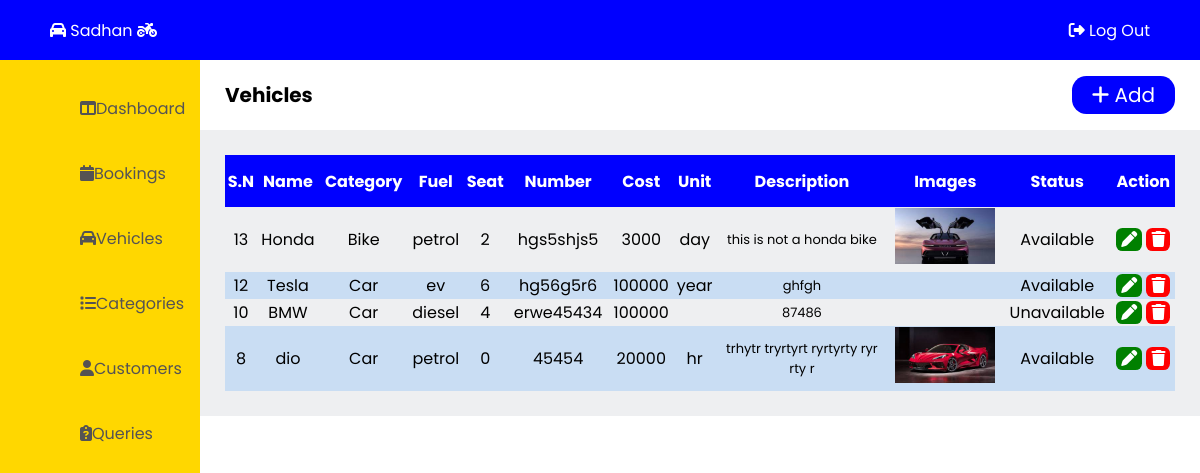
Before: /admin/vehicles.php with the older database file.
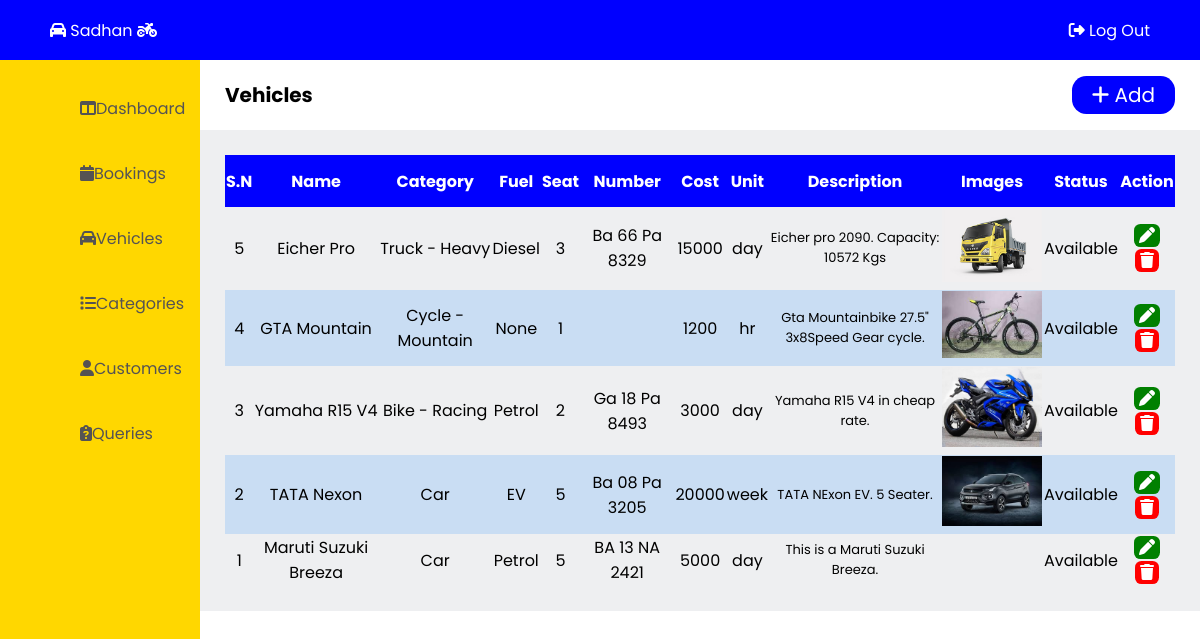
After: the same page with the newer database file.
### tables this page shows
CREATE TABLE `vehicles` (
  `v_id` int(11) NOT NULL,
  `v_name` varchar(50) NOT NULL,
  `v_type` varchar(50) NOT NULL,
  `v_fuel` varchar(20) NOT NULL,
  `v_seat` int(100) NOT NULL,
  `v_number` varchar(30) DEFAULT NULL,
  `v_cost` int(20) NOT NULL,
  `v_cunit` varchar(50) NOT NULL,
  `v_image1` varchar(500) NOT NULL,
  `v_image2` varchar(500) NOT NULL,
  `v_image3` varchar(500) NOT NULL,
  `v_description` varchar(200) NOT NULL,
  `v_status` varchar(20) NOT NULL
);

### admin/vehicles.php (the view, shortened to what this page needs)
<!DOCTYPE html>
<html lang="en">
<head>
  <link rel="stylesheet" href="admin-css\admin-style.css"/>
</head>
<body>
  <?php
    include "admin-container\admin-header.php";
  ?>
  <?php
    include "admin-container\admin-leftbar.php";
  ?>
  <main class="main">
    <section class="title">
      <p>Vehicles</p>
      <div class="add-btn">
        <a href="add-vehicles.php"><i class="fa-solid fa-plus"></i> Add</a>
      </div>
    </section>
    <div class="vehicle-table">
      <table>
        <tr>
          <th>S.N</th>
          <th>Name</th>
          <th>Category</th>
          <th>Fuel</th>
          <th>Seat</th>
          <th>Number</th>
          <th>Cost</th>
          <th>Unit</th>
          <th>Description</th>
          <th>Images</th>
          <th>Status</th>
          <th>Action</th>
        </tr>
<?php
    $qry = "SELECT * FROM vehicles ORDER BY v_id DESC";
    include 'admin-container/db_connection.php';
    $result = mysqli_query($con, $qry);
?>
        <?php while($row = mysqli_fetch_assoc($result)){  ?>
          <tr>
            <td><?php echo $row['v_id'];?></td>
            <td><?php echo $row['v_name'];?></td>
            <td><?php echo $row['v_type'];?></td>
            <td><?php echo $row['v_fuel'];?></td>
            <td><?php echo $row['v_seat'];?></td>
            <td><?php echo $row['v_number'];?></td>
            <td><?php echo $row['v_cost'];?></td>
            <td><?php echo $row['v_cunit'];?></td>
            <td style="width:170px; font-size: 13px"><?php echo $row['v_description'];?></td>
            <td><img src="../images/<?php echo $row['v_image1'];?>" alt="" style="width:100px"></td>
            <td><?php echo $row['v_status'];?></td>
            <td>
              <a href="edit-vehicle.php?v_id=<?php echo $row['v_id'];?>" class="confirm"><i class="fa-solid fa-pen"></i></a>
              <a href="vehicles.php?v_id=<?php echo $row['v_id'];?>" name="delete" class="delete" onclick="return confirm('Are you sure to delete?')"><i class="fa-solid fa-trash"></i></a>
            </td>
          </tr>
        <?php } ?>
      </table>
    </div>
  </main>
</body>
</html>

### admin/admin-container/admin-header.php
<header class="header">
    <a href="..\home.php" class="logo"><i class="fa-solid fa-car"></i> Sadhan <i class="fa-solid fa-motorcycle"></i></a>
    <div class="admin-header-btn">
        <a href="admin-logout.php" class="admin-logout" onclick="return confirm('Are you sure to log out?')"><i class="fa-solid fa-right-from-bracket"></i> Log Out </a>
    </div>
</header>

### admin/admin-container/admin-leftbar.php
<section class="leftbar">
    <div class="leftbar-menu">
    <nav>
      <ul class="nav-item">
        <li><a href="dashboard.php" class="nav-item"><i class="fa-solid fa-table-columns"></i> Dashboard</a></li>
        <li><a href="bookings.php" class="nav-item"><i class="fa-solid fa-calendar"></i> Bookings</a></li>
        <li><a href="vehicles.php" class="nav-item"><i class="fa-solid fa-car"></i> Vehicles</a></li>
        <li><a href="categories.php" class="nav-item"><i class="fa-solid fa-list"></i> Categories</a></li>
        <li><a href="customers.php" class="nav-item"><i class="fa-solid fa-user"></i> Customers</a></li>
        <li><a href="queries.php" class="nav-item"><i class="fa-solid fa-clipboard-question"></i> Queries</a></li>
      </ul>
    </nav>
    </div>
</section>

### admin/admin-css/admin-style.css (style rules this page uses)
body { list-style: none; text-decoration: none; margin: 0; padding: 0; height: 100vh; display: grid; grid-template-columns: 200px 1fr; grid-template-rows: 60px 1fr; font-family: 'Poppins', sans-serif; }
.header { background-color: blue; grid-column: 1 / 3; grid-row: 1 / 2; }
.leftbar { background-color: gold; grid-column: 1 / 2; grid-row: 2 / 3; }
.title { padding-left: 25px; padding-right: 25px; font-size: 20px; display: flex; align-items: center; }
.title p { font-weight: bold; }
.title a { text-decoration: none; color: rgb(255, 255, 255); background-color: blue; padding: 5px 20px; border-radius: 0.9rem; justify-content: space-between; }
.add-btn { position: absolute; right: 0; padding-right: 25px; }
header { top: 0; right: 0; display: flex; align-items: center; justify-content: space-between; padding-left: 30px; padding-right: 30px; }
.header a { padding: 10px 20px; text-decoration: none; color: white; }
.admin-header-btn .admin-logout { color: #fff; border-radius: 0.9rem; }
.leftbar-menu nav { overflow: hidden; }
.leftbar-menu li { text-decoration: none; list-style: none; }
.leftbar-menu a { position: relative; color: rgb(85, 83, 83); font-size: 16px; display: table; width: 150px; text-decoration: none; list-style: none; padding: 20px; border-radius: 0.9rem; }
.nav-item { position: relative; margin-left: 10px; }
.booking-table, .vehicle-table, .customer-table, .category-table, .query-table { padding: 25px; background-color: #eeeff1; }
table { width: 100%; border-collapse: collapse; }
th { height: 50px; background-color: blue; color: white; }
td { text-align: center; }
td a { text-decoration: none; color: rgb(255, 255, 255); padding-left: 5px; padding-right: 5px; border-radius: 0.4rem; }
.confirm, .edit { background-color: green; }
.cancel, .delete { background-color: red; }
tr:nth-child(odd) { background-color: rgba(0, 119, 255, 0.158); }

Changed rows visible on the page:
removed vehicles: v_id "13", v_name "Honda", v_type "Bike", v_fuel "petrol", v_seat "2", v_number "hgs5shjs5", v_cost "3000", v_cunit "day", v_description "this is not a honda bike", v_image1 (picture), v_status "Available"
removed vehicles: v_id "12", v_name "Tesla", v_type "Car", v_fuel "ev", v_seat "6", v_number "hg56g5r6", v_cost "100000", v_cunit "year", v_description "ghfgh", v_status "Available"
removed vehicles: v_id "10", v_name "BMW", v_type "Car", v_fuel "diesel", v_seat "4", v_number "erwe45434", v_cost "100000", v_description "87486", v_status "Unavailable"
removed vehicles: v_id "8", v_name "dio", v_type "Car", v_fuel "petrol", v_seat "0", v_number "45454", v_cost "20000", v_cunit "hr", v_description "trhytr tryrtyrt ryrtyrty ryr rty r", v_image1 (picture), v_status "Available"
added vehicles: v_id "5", v_name "Eicher Pro", v_type "Truck - Heavy", v_fuel "Diesel", v_seat "3", v_number "Ba 66 Pa 8329", v_cost "15000", v_cunit "day", v_description "Eicher pro 2090. Capacity: 10572 Kgs", v_image1 (picture), v_status "Available"
added vehicles: v_id "4", v_name "GTA Mountain", v_type "Cycle - Mountain", v_fuel "None", v_seat "1", v_cost "1200", v_cunit "hr", v_description "Gta Mountainbike 27.5\" 3x8Speed Gear cycle.", v_image1 (picture), v_status "Available"
added vehicles: v_id "3", v_name "Yamaha R15 V4", v_type "Bike - Racing", v_fuel "Petrol", v_seat "2", v_number "Ga 18 Pa 8493", v_cost "3000", v_cunit "day", v_description "Yamaha R15 V4 in cheap rate.", v_image1 (picture), v_status "Available"
added vehicles: v_id "2", v_name "TATA Nexon", v_type "Car", v_fuel "EV", v_seat "5", v_number "Ba 08 Pa 3205", v_cost "20000", v_cunit "week", v_description "TATA NExon EV. 5 Seater.", v_image1 (picture), v_status "Available"
added vehicles: v_id "1", v_name "Maruti Suzuki Breeza", v_type "Car", v_fuel "Petrol", v_seat "5", v_number "BA 13 NA 2421", v_cost "5000", v_cunit "day", v_description "This is a Maruti Suzuki Breeza.", v_status "Available"
